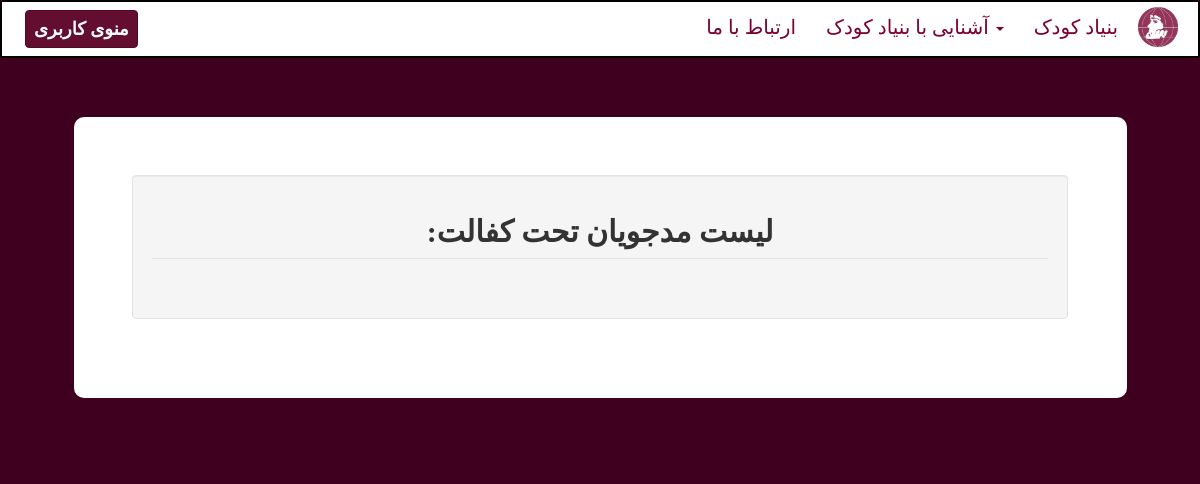
The app's page /hamyar/madadjoo-list/ (signed in), older data.
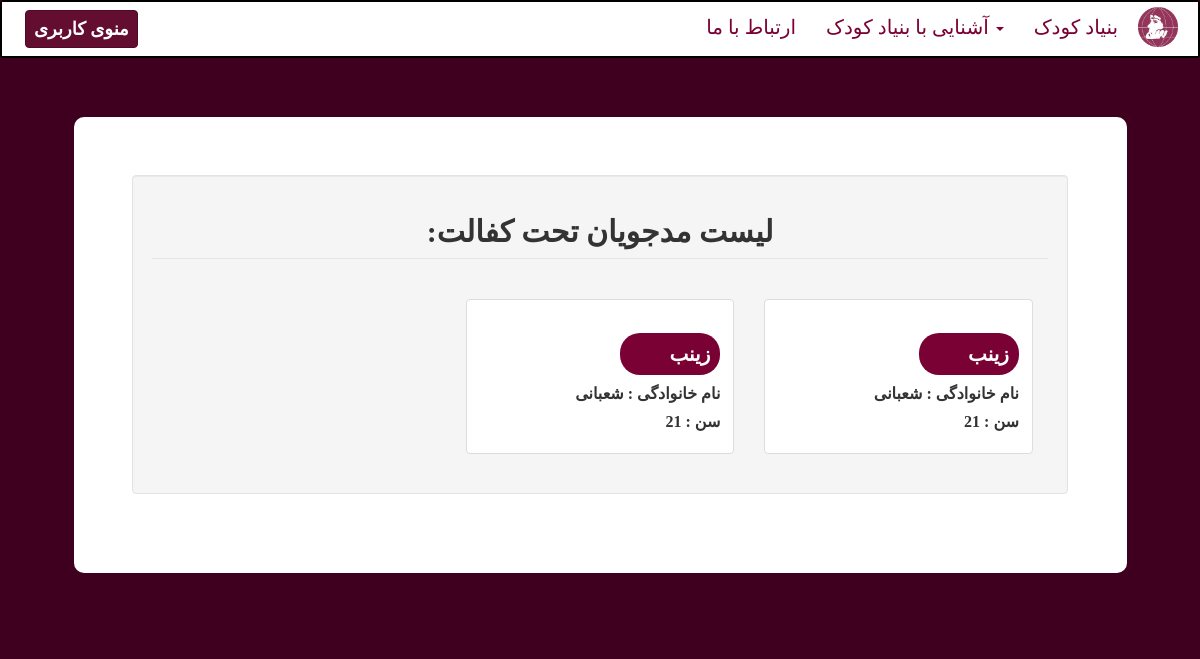
The same page, newer data.
### madadju/models.py (models this page shows)
class Madadju(models.Model):
    user = models.OneToOneField(MyUser, on_delete=models.CASCADE)
    physical_state = models.CharField(max_length=100)
    age = models.IntegerField()
    grade = models.CharField(max_length=20)
    account = models.IntegerField()
    saving = models.IntegerField()
    current_madadkar = models.ForeignKey(Madadkar, default=None, blank=True,
                                         null=True, on_delete=models.SET_NULL)

### karbar/models.py (models this page shows, shortened)
class MyUser(models.Model):
    user = models.OneToOneField(User, on_delete=models.CASCADE)
    national_id = models.IntegerField(unique=True, blank=True)
    country = models.CharField(max_length=20)
    city = models.CharField(max_length=20)
    address = models.CharField(max_length=200)
    postal_code = models.IntegerField()
    phone_number = models.CharField(max_length=10)

### hamyar/views.py (the view)
# urls.py: path('madadjoo-list/', MadadjooListView, name='madadjoo-list'),
@login_required()
def MadadjooListView(request):
    user = request.user
    myUser = MyUser.objects.get(user = request.user)
    myHamyar = Hamyar.objects.get(user = myUser)
    adaptList = Adapt.objects.filter(hamyar=myHamyar)
    madadjuList = []
    for adapt in adaptList:
        madadjuList.append(adapt.madadju)
    return render(request, 'hamyar/Madadjoo_List.html', {'list': madadjuList})

### hamyar/templates/hamyar/Madadjoo_List.html (shortened to what this page needs)
{% extends 'hamyar/Base.html' %}
{% block content %}
    <div id="page-content-wrapper" class="offset8">
        <div class="container-fluid">
            <div class="row">
                <div class="col-lg-12">
                    <div style="background-color: white; margin: 5%; padding: 5%; border-radius: 10px;">
                        <section id="report">
                            <form class="well form-horizontal" style="direction: rtl">
                                <fieldset>
                                    <legend>
                                        <center><h2 style="font-family: 'B Nazanin'; font-size: 30px; font-weight: bold;"><b>لیست مدجویان تحت کفالت:</b></h2></center>
                                    </legend>
                                    <br>
                                    <div style="direction: rtl">
                                        {% if list %}
                                            {% for madadju in list %}
                                                <div class="col-sm-3 col-lg-4" style="float: right !important;">
                                                    <div class="thumbnail">
                                                        <div class="caption">
                                                            <h2  style="background: #7a0134; font-family: 'B Nazanin'; font-size: 20px; font-weight: bold; color: white; padding: 10px; width: 100px; margin-left: 30px; border-radius: 20px">
                                                                  {{ madadju.user.user.first_name }}
                                                            </h2>
                                                            <h4 style="font-family: 'B Nazanin'; font-size: 16px; font-weight: bold;">نام خانوادگی :
                                                                {{ madadju.user.user.last_name }}
                                                            </h4>
                                                            <h4 style="font-family: 'B Nazanin'; font-size: 16px; font-weight: bold;">سن :
                                                                {{ madadju.age }}
                                                            </h4>
                                                        </div>
                                                    </div>
                                                </div>
                                            {% endfor %}
                                        {% endif %}
                                    </div>
                                </fieldset>
                            </form>
                        </section>
                    </div>
                </div>
            </div>
        </div>
    </div>
{% endblock %}

### hamyar/templates/hamyar/Base.html (shortened to what this page needs)
<!DOCTYPE html>
<html lang="en">
<head>
    <link rel="stylesheet" href="http://maxcdn.bootstrapcdn.com/bootstrap/3.3.4/css/bootstrap.min.css">
    <link rel="stylesheet" href="../../static/hamyar/css/home.css">
    <link rel="stylesheet" href="../../static/hamyar/css/sidebar/sidebar.css">
</head>
<body style="background-color: #3f001f;">
<div id="wrapper">
    <nav class="navbar" style="border: black solid 2px; padding: 0px; margin: 0px">
        <div class="container-fluid" style="background: white; padding: 0px; margin: 0px">
            <div class="collapse navbar-collapse" id="mainNavBar">
                <ul class="nav navbar-nav navbar-left">
                    <li>
                        <a href="#" class="btn btn-success" id="menu-toggle"
                           style=" background-color:#630d31; border-color:#4d0926; font-family: 'B Mitra'; font-weight:bold; font-size: 18px; padding: 8px; margin: 8px;">منوی
                            کاربری</a>
                    </li>
                </ul>
                <span class="pull-right">
            <ul class="nav navbar-nav">
                <li><a href="{% url 'hamyar-contact' %}"
                       style="color:#7a0134; font-family: 'B Nazanin'; font-size: 20px; alignment: right;"
                       onMouseOver="this.style.color='#230007';"
                       onMouseOut="this.style.color='#7a0134'; ">ارتباط با ما</a></li>
                <li class="dropdown">
            <a href="#" class="dropdown-toggle" data-toggle="dropdown"
               style="color:#7a0134; font-family: 'B Nazanin'; font-size: 20px; alignment: right;"
               onMouseOver="this.style.color='#230007';"
               onMouseOut="this.style.color='#7a0134';">آشنایی با بنیاد کودک <span class="caret"></span></a>
            </li>
                <li class="active"><a href="{% url 'hamyar-home' %}"
                                      style="color:#7a0134; font-family: 'B Nazanin'; font-size: 20px; alignment: right;"
                                      onMouseOver="this.style.color='#230007';"
                                      onMouseOut="this.style.color='#7a0134';">بنیاد کودک</a></li>
                 <li><img src="../../static/images/cf3.png"
                          style="width: 50px; height: 50px; opacity: 0.8; padding: 5px; alignment: right;"></li>
            </ul>
            </span>
            </div>
        </div>
    </nav>
    {% block content %}
    {% endblock %}
</div>
</body>
</html>

### hamyar/static/hamyar/css/sidebar/sidebar.css (style rules this page uses)
* { alignment: right; }
#page-content-wrapper { width: 100%; position: absolute; padding: 0px; }

Row changes from the older to the newer data that the page shows:
added Madadju: user.user.first_name "زینب", user.user.last_name "شعبانی", age "21"
added Madadju: user.user.first_name "زینب", user.user.last_name "شعبانی", age "21"
